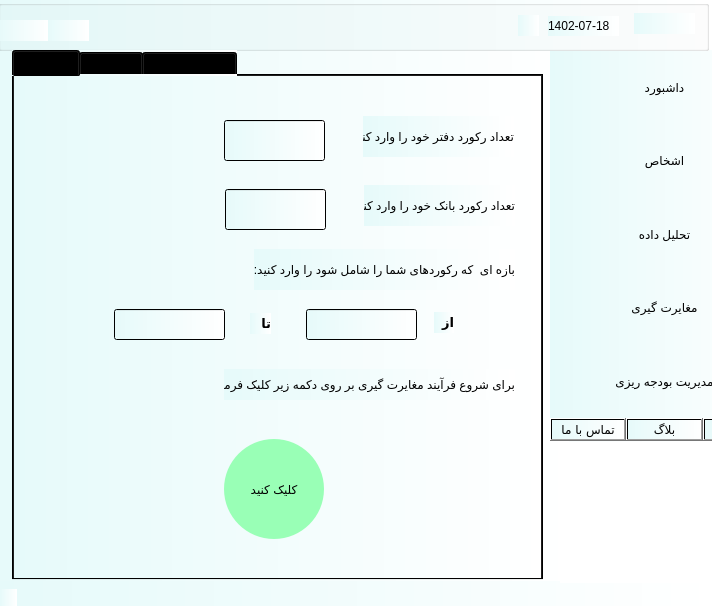
<?xml version="1.0" encoding="UTF-8"?>
<ui version="4.0">
 <class>MainWindow</class>
 <widget class="QMainWindow" name="MainWindow">
  <property name="geometry">
   <rect>
    <x>0</x>
    <y>0</y>
    <width>712</width>
    <height>606</height>
   </rect>
  </property>
  <property name="minimumSize">
   <size>
    <width>712</width>
    <height>606</height>
   </size>
  </property>
  <property name="maximumSize">
   <size>
    <width>712</width>
    <height>606</height>
   </size>
  </property>
  <property name="windowTitle">
   <string>MainWindow</string>
  </property>
  <property name="layoutDirection">
   <enum>Qt::RightToLeft</enum>
  </property>
  <property name="styleSheet">
   <string notr="true">background-color: qlineargradient(spread:pad, x1:0, y1:0, x2:1, y2:0, stop:0 rgba(230, 250, 250, 255), stop:1 rgba(255, 255, 255, 255));

 background-color: qlineargradient(x1: 0, y1: 0, x2: 0, y2: 1,
                                      stop:0 rgba(245, 240, 235, 255), stop:1 rgba(255, 255, 255, 255));</string>
  </property>
  <property name="documentMode">
   <bool>false</bool>
  </property>
  <widget class="QWidget" name="centralwidget">
   <widget class="QWidget" name="verticalLayoutWidget">
    <property name="geometry">
     <rect>
      <x>550</x>
      <y>50</y>
      <width>229</width>
      <height>391</height>
     </rect>
    </property>
    <layout class="QVBoxLayout" name="verticalLayout">
     <property name="spacing">
      <number>0</number>
     </property>
     <property name="sizeConstraint">
      <enum>QLayout::SetNoConstraint</enum>
     </property>
     <property name="topMargin">
      <number>0</number>
     </property>
     <property name="bottomMargin">
      <number>0</number>
     </property>
     <item>
      <widget class="QPushButton" name="btn_dashboard">
       <property name="sizePolicy">
        <sizepolicy hsizetype="Minimum" vsizetype="Expanding">
         <horstretch>0</horstretch>
         <verstretch>0</verstretch>
        </sizepolicy>
       </property>
       <property name="styleSheet">
        <string notr="true">border-radius: 50px;</string>
       </property>
       <property name="text">
        <string>داشبورد</string>
       </property>
      </widget>
     </item>
     <item>
      <widget class="QPushButton" name="btn_person">
       <property name="sizePolicy">
        <sizepolicy hsizetype="Minimum" vsizetype="Expanding">
         <horstretch>0</horstretch>
         <verstretch>0</verstretch>
        </sizepolicy>
       </property>
       <property name="layoutDirection">
        <enum>Qt::RightToLeft</enum>
       </property>
       <property name="styleSheet">
        <string notr="true">border-radius: 50px;
selection-color: qlineargradient(spread:pad, x1:0, y1:0, x2:1, y2:0, stop:0 rgba(255, 178, 102, 255), stop:0.55 rgba(235, 148, 61, 255), stop:0.98 rgba(0, 0, 0, 255), stop:1 rgba(0, 0, 0, 0));</string>
       </property>
       <property name="text">
        <string>اشخاص</string>
       </property>
      </widget>
     </item>
     <item>
      <widget class="QPushButton" name="btn_data">
       <property name="sizePolicy">
        <sizepolicy hsizetype="Minimum" vsizetype="Expanding">
         <horstretch>0</horstretch>
         <verstretch>0</verstretch>
        </sizepolicy>
       </property>
       <property name="styleSheet">
        <string notr="true">border-radius: 50px;</string>
       </property>
       <property name="text">
        <string>تحلیل داده</string>
       </property>
      </widget>
     </item>
     <item>
      <widget class="QPushButton" name="btn_tafazol">
       <property name="enabled">
        <bool>true</bool>
       </property>
       <property name="sizePolicy">
        <sizepolicy hsizetype="Minimum" vsizetype="Expanding">
         <horstretch>0</horstretch>
         <verstretch>0</verstretch>
        </sizepolicy>
       </property>
       <property name="font">
        <font>
         <family>N02Jeyran</family>
        </font>
       </property>
       <property name="styleSheet">
        <string notr="true">border-radius: 50px;</string>
       </property>
       <property name="text">
        <string>مغایرت گیری</string>
       </property>
       <property name="flat">
        <bool>false</bool>
       </property>
      </widget>
     </item>
     <item>
      <widget class="QPushButton" name="btn_manage">
       <property name="sizePolicy">
        <sizepolicy hsizetype="Minimum" vsizetype="Expanding">
         <horstretch>0</horstretch>
         <verstretch>0</verstretch>
        </sizepolicy>
       </property>
       <property name="styleSheet">
        <string notr="true">border-radius: 50px;</string>
       </property>
       <property name="text">
        <string>مدیریت بودجه ریزی</string>
       </property>
      </widget>
     </item>
     <item>
      <layout class="QHBoxLayout" name="horizontalLayout_2">
       <property name="spacing">
        <number>0</number>
       </property>
       <item>
        <widget class="QPushButton" name="pushButton_8">
         <property name="sizePolicy">
          <sizepolicy hsizetype="Minimum" vsizetype="Minimum">
           <horstretch>0</horstretch>
           <verstretch>0</verstretch>
          </sizepolicy>
         </property>
         <property name="font">
          <font>
           <family>B Nazanin</family>
          </font>
         </property>
         <property name="text">
          <string>پشتیبانی</string>
         </property>
        </widget>
       </item>
       <item>
        <widget class="QPushButton" name="pushButton_5">
         <property name="sizePolicy">
          <sizepolicy hsizetype="Minimum" vsizetype="Fixed">
           <horstretch>0</horstretch>
           <verstretch>0</verstretch>
          </sizepolicy>
         </property>
         <property name="font">
          <font>
           <family>B Nazanin</family>
          </font>
         </property>
         <property name="text">
          <string>بلاگ</string>
         </property>
        </widget>
       </item>
       <item>
        <widget class="QPushButton" name="btn_call">
         <property name="sizePolicy">
          <sizepolicy hsizetype="Minimum" vsizetype="Fixed">
           <horstretch>0</horstretch>
           <verstretch>0</verstretch>
          </sizepolicy>
         </property>
         <property name="font">
          <font>
           <family>B Nazanin</family>
          </font>
         </property>
         <property name="text">
          <string>تماس با ما</string>
         </property>
        </widget>
       </item>
      </layout>
     </item>
    </layout>
   </widget>
   <widget class="QGroupBox" name="groupBox">
    <property name="geometry">
     <rect>
      <x>-2</x>
      <y>0</y>
      <width>711</width>
      <height>51</height>
     </rect>
    </property>
    <property name="minimumSize">
     <size>
      <width>711</width>
      <height>51</height>
     </size>
    </property>
    <property name="maximumSize">
     <size>
      <width>711</width>
      <height>51</height>
     </size>
    </property>
    <property name="title">
     <string/>
    </property>
    <widget class="QLabel" name="label">
     <property name="geometry">
      <rect>
       <x>740</x>
       <y>0</y>
       <width>61</width>
       <height>49</height>
      </rect>
     </property>
     <property name="sizePolicy">
      <sizepolicy hsizetype="Fixed" vsizetype="Preferred">
       <horstretch>0</horstretch>
       <verstretch>0</verstretch>
      </sizepolicy>
     </property>
     <property name="minimumSize">
      <size>
       <width>50</width>
       <height>0</height>
      </size>
     </property>
     <property name="font">
      <font>
       <family>B Titr</family>
       <pointsize>17</pointsize>
      </font>
     </property>
     <property name="text">
      <string>آباک</string>
     </property>
    </widget>
    <widget class="QLabel" name="lbl_calender_2">
     <property name="geometry">
      <rect>
       <x>550</x>
       <y>16</y>
       <width>71</width>
       <height>20</height>
      </rect>
     </property>
     <property name="font">
      <font>
       <pointsize>9</pointsize>
      </font>
     </property>
     <property name="styleSheet">
      <string notr="true"/>
     </property>
     <property name="text">
      <string>1402-07-18</string>
     </property>
    </widget>
    <widget class="QLabel" name="lbl_0">
     <property name="geometry">
      <rect>
       <x>520</x>
       <y>15</y>
       <width>21</width>
       <height>21</height>
      </rect>
     </property>
     <property name="font">
      <font>
       <pointsize>7</pointsize>
      </font>
     </property>
     <property name="styleSheet">
      <string notr="true">image: url(:/icons/calendar.png);</string>
     </property>
     <property name="text">
      <string/>
     </property>
    </widget>
    <widget class="QLabel" name="label_2">
     <property name="geometry">
      <rect>
       <x>0</x>
       <y>20</y>
       <width>51</width>
       <height>21</height>
      </rect>
     </property>
     <property name="styleSheet">
      <string notr="true">image: url(:/icons/profile.png);</string>
     </property>
     <property name="text">
      <string/>
     </property>
    </widget>
    <widget class="QLabel" name="label_3">
     <property name="geometry">
      <rect>
       <x>50</x>
       <y>20</y>
       <width>41</width>
       <height>21</height>
      </rect>
     </property>
     <property name="styleSheet">
      <string notr="true">image: url(:/icons/refresh.png);</string>
     </property>
     <property name="text">
      <string/>
     </property>
    </widget>
    <widget class="QLabel" name="label_6">
     <property name="geometry">
      <rect>
       <x>636</x>
       <y>13</y>
       <width>61</width>
       <height>21</height>
      </rect>
     </property>
     <property name="styleSheet">
      <string notr="true">image: url(:/icons/logo-no-background.png);</string>
     </property>
     <property name="text">
      <string/>
     </property>
    </widget>
   </widget>
   <widget class="QLabel" name="label_4">
    <property name="geometry">
     <rect>
      <x>-12</x>
      <y>50</y>
      <width>581</width>
      <height>531</height>
     </rect>
    </property>
    <property name="styleSheet">
     <string notr="true">image: url(:/icons/dash.jpg);</string>
    </property>
    <property name="text">
     <string/>
    </property>
   </widget>
   <widget class="QLabel" name="label_5">
    <property name="geometry">
     <rect>
      <x>560</x>
      <y>442</y>
      <width>141</width>
      <height>141</height>
     </rect>
    </property>
    <property name="styleSheet">
     <string notr="true">background-color: rgb(255, 255, 255);
image: url(:/icons/inno-tech.png);


</string>
    </property>
    <property name="text">
     <string/>
    </property>
   </widget>
   <widget class="QTabWidget" name="tabWidget">
    <property name="geometry">
     <rect>
      <x>12</x>
      <y>50</y>
      <width>531</width>
      <height>530</height>
     </rect>
    </property>
    <property name="layoutDirection">
     <enum>Qt::LeftToRight</enum>
    </property>
    <property name="currentIndex">
     <number>0</number>
    </property>
    <widget class="QWidget" name="setting">
     <attribute name="title">
      <string>تنظیمات</string>
     </attribute>
     <widget class="QLineEdit" name="line_recdaftar">
      <property name="geometry">
       <rect>
        <x>210</x>
        <y>44</y>
        <width>101</width>
        <height>41</height>
       </rect>
      </property>
     </widget>
     <widget class="QLabel" name="label_7">
      <property name="geometry">
       <rect>
        <x>349</x>
        <y>40</y>
        <width>151</width>
        <height>41</height>
       </rect>
      </property>
      <property name="text">
       <string>تعداد رکورد دفتر خود را وارد کنید:</string>
      </property>
     </widget>
     <widget class="QLabel" name="label_8">
      <property name="geometry">
       <rect>
        <x>240</x>
        <y>173</y>
        <width>261</width>
        <height>41</height>
       </rect>
      </property>
      <property name="text">
       <string>بازه ای  که رکوردهای شما را شامل شود را وارد کنید:</string>
      </property>
     </widget>
     <widget class="QLineEdit" name="lineEdit_2">
      <property name="geometry">
       <rect>
        <x>100</x>
        <y>233</y>
        <width>111</width>
        <height>31</height>
       </rect>
      </property>
     </widget>
     <widget class="QLineEdit" name="lineEdit_3">
      <property name="geometry">
       <rect>
        <x>292</x>
        <y>233</y>
        <width>111</width>
        <height>31</height>
       </rect>
      </property>
     </widget>
     <widget class="QLabel" name="label_9">
      <property name="geometry">
       <rect>
        <x>420</x>
        <y>236</y>
        <width>20</width>
        <height>21</height>
       </rect>
      </property>
      <property name="font">
       <font>
        <pointsize>10</pointsize>
        <weight>75</weight>
        <bold>true</bold>
       </font>
      </property>
      <property name="layoutDirection">
       <enum>Qt::LeftToRight</enum>
      </property>
      <property name="text">
       <string>از</string>
      </property>
     </widget>
     <widget class="QLabel" name="label_10">
      <property name="geometry">
       <rect>
        <x>236</x>
        <y>237</y>
        <width>21</width>
        <height>21</height>
       </rect>
      </property>
      <property name="font">
       <font>
        <pointsize>10</pointsize>
        <weight>75</weight>
        <bold>true</bold>
       </font>
      </property>
      <property name="text">
       <string>تا</string>
      </property>
     </widget>
     <widget class="QLabel" name="label_11">
      <property name="geometry">
       <rect>
        <x>210</x>
        <y>293</y>
        <width>291</width>
        <height>31</height>
       </rect>
      </property>
      <property name="text">
       <string>برای شروع فرآیند مغایرت گیری بر روی دکمه زیر کلیک فرمایید:</string>
      </property>
     </widget>
     <widget class="QPushButton" name="btn_start">
      <property name="geometry">
       <rect>
        <x>210</x>
        <y>363</y>
        <width>100</width>
        <height>100</height>
       </rect>
      </property>
      <property name="minimumSize">
       <size>
        <width>100</width>
        <height>100</height>
       </size>
      </property>
      <property name="maximumSize">
       <size>
        <width>100</width>
        <height>100</height>
       </size>
      </property>
      <property name="styleSheet">
       <string notr="true">border-radius: 50px;
background-color: rgb(153, 255, 182);
</string>
      </property>
      <property name="text">
       <string>کلیک کنید</string>
      </property>
      <property name="iconSize">
       <size>
        <width>100</width>
        <height>16</height>
       </size>
      </property>
     </widget>
     <widget class="QLineEdit" name="line_recbank">
      <property name="geometry">
       <rect>
        <x>211</x>
        <y>113</y>
        <width>101</width>
        <height>41</height>
       </rect>
      </property>
     </widget>
     <widget class="QLabel" name="label_17">
      <property name="geometry">
       <rect>
        <x>350</x>
        <y>109</y>
        <width>151</width>
        <height>41</height>
       </rect>
      </property>
      <property name="text">
       <string>تعداد رکورد بانک خود را وارد کنید:</string>
      </property>
     </widget>
    </widget>
    <widget class="QWidget" name="tab">
     <attribute name="title">
      <string>خروجی</string>
     </attribute>
     <widget class="QTableWidget" name="tableWidget">
      <property name="enabled">
       <bool>true</bool>
      </property>
      <property name="geometry">
       <rect>
        <x>0</x>
        <y>0</y>
        <width>540</width>
        <height>510</height>
       </rect>
      </property>
      <property name="minimumSize">
       <size>
        <width>540</width>
        <height>510</height>
       </size>
      </property>
      <property name="maximumSize">
       <size>
        <width>540</width>
        <height>510</height>
       </size>
      </property>
      <property name="font">
       <font>
        <family>B Nazanin</family>
        <pointsize>10</pointsize>
       </font>
      </property>
      <property name="layoutDirection">
       <enum>Qt::LeftToRight</enum>
      </property>
      <attribute name="horizontalHeaderMinimumSectionSize">
       <number>37</number>
      </attribute>
      <column>
       <property name="text">
        <string>دفتر</string>
       </property>
      </column>
      <column>
       <property name="text">
        <string>بانک</string>
       </property>
      </column>
     </widget>
    </widget>
    <widget class="QWidget" name="tab_2">
     <attribute name="title">
      <string>خروجی اکسل</string>
     </attribute>
     <widget class="QLabel" name="label_12">
      <property name="geometry">
       <rect>
        <x>210</x>
        <y>60</y>
        <width>291</width>
        <height>51</height>
       </rect>
      </property>
      <property name="text">
       <string>برای گرفتن خروجی اکسل برو روی آیکون پایین کلیک نمایید:</string>
      </property>
     </widget>
     <widget class="QPushButton" name="btn_excel">
      <property name="geometry">
       <rect>
        <x>200</x>
        <y>160</y>
        <width>141</width>
        <height>141</height>
       </rect>
      </property>
      <property name="minimumSize">
       <size>
        <width>140</width>
        <height>140</height>
       </size>
      </property>
      <property name="maximumSize">
       <size>
        <width>140</width>
        <height>140</height>
       </size>
      </property>
      <property name="styleSheet">
       <string notr="true">border-radius: 70px;
background-color: rgb(153, 255, 182);</string>
      </property>
      <property name="text">
       <string>کلیک نمایید</string>
      </property>
     </widget>
    </widget>
   </widget>
   <zorder>label_4</zorder>
   <zorder>verticalLayoutWidget</zorder>
   <zorder>groupBox</zorder>
   <zorder>label_5</zorder>
   <zorder>tabWidget</zorder>
  </widget>
  <widget class="QStatusBar" name="statusbar"/>
 </widget>
 <resources>
  <include location="icons.qrc"/>
 </resources>
 <connections/>
</ui>
